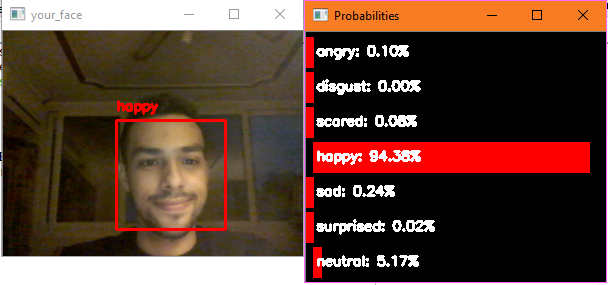
#> input picture EMOTION_FACE/Emotion-recognition-master/emotions/Happy.PNG, 608 x 285 px, given as the content of the folder dataset, which was not available
$ python -i training.py   (imports and definitions only)
#> lines starting #> are read from the running program, lines starting #| are printed output that depends on the picture

# Import OpenCV2 for image processing
# Import os for file path
import cv2, os

# Import numpy for matrix calculation
import numpy as np

# Import Python Image Library (PIL)
from PIL import Image

# Create Local Binary Patterns Histograms for face recognization
##recognizer = cv2.face.createLBPHFaceRecognizer()

recognizer = cv2.face.LBPHFaceRecognizer_create()


# Using prebuilt frontal face training model, for face detection
detector = cv2.CascadeClassifier("haarcascade_frontalface_default.xml");

# Create method to get the images and label data
def getImagesAndLabels(path):

    # Get all file path
#> called with path = 'dataset'
    imagePaths = [os.path.join(path,f) for f in os.listdir(path)]

    # Initialize empty face sample
    faceSamples=[]

    # Initialize empty id
    ids = []

    # Loop all the file path
    for imagePath in imagePaths:

        # Get the image and convert it to grayscale
        PIL_img = Image.open(imagePath).convert('L')
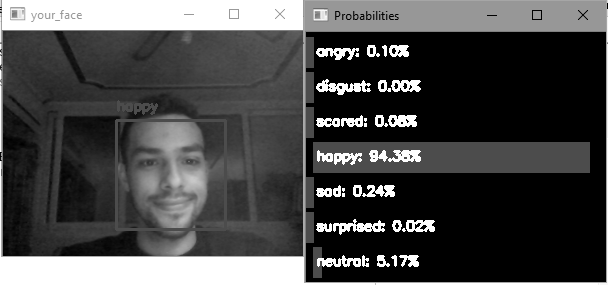
#> PIL_img: PIL image 608x285 L; min 0, max 255, mean 72.5

        # PIL image to numpy array
        img_numpy = np.array(PIL_img,'uint8')

        # Get the image id
#> (the run stopped early here; a loop or call above may not have finished)

$ run again, on EMOTION_FACE/Emotion-recognition-master/emotions/angry.PNG
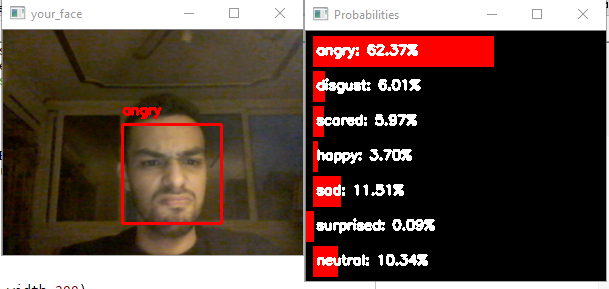
#> input picture EMOTION_FACE/Emotion-recognition-master/emotions/angry.PNG, 609 x 289 px, given as the content of the folder dataset, which was not available
#> in getImagesAndLabels, `PIL_img = Image.open(imagePath).convert('L')`:
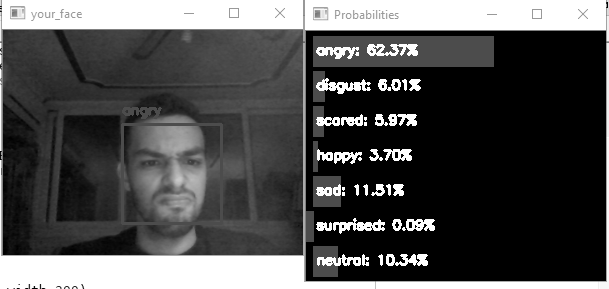
#> PIL_img: PIL image 609x289 L; min 0, max 255, mean 79
